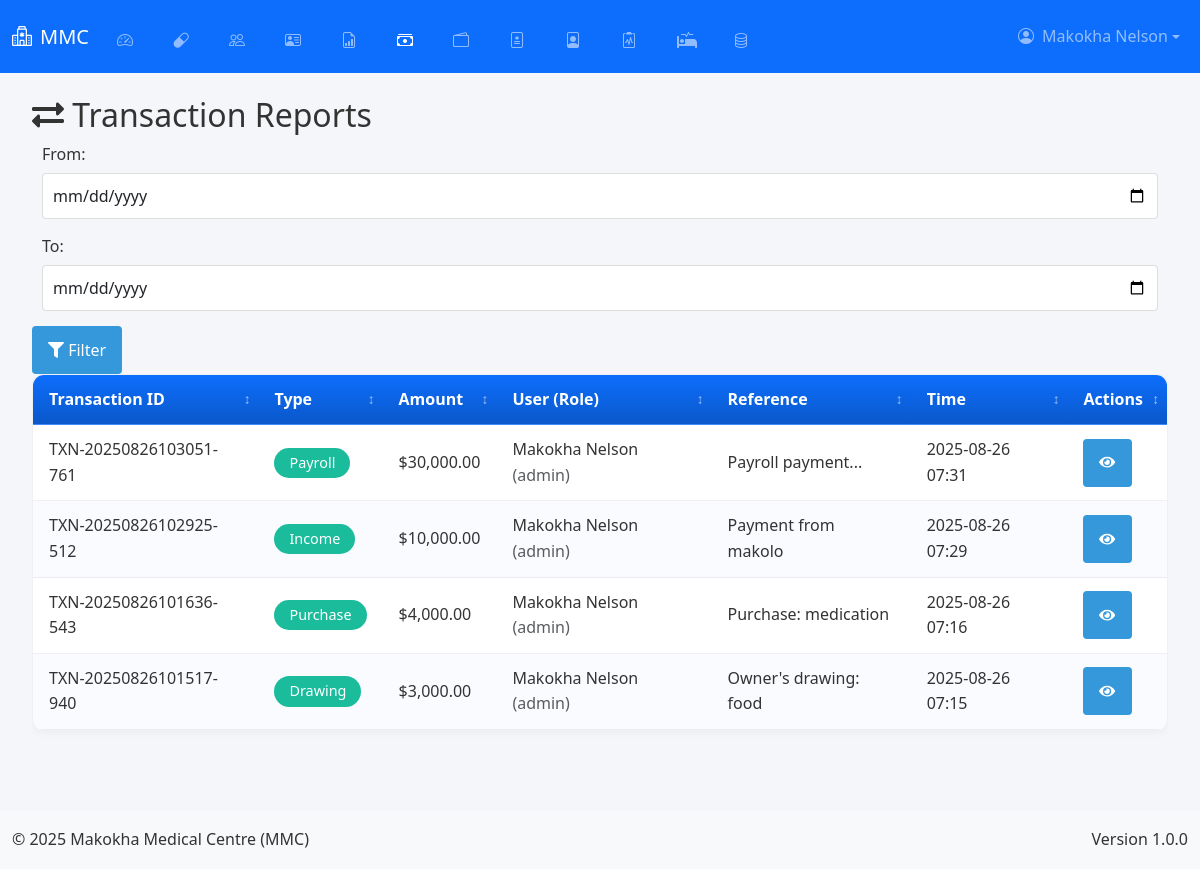
/admin/transactions (signed in), run on the app's committed database.
### app.py (models this page shows, shortened)
class User(db.Model, UserMixin):
    __tablename__ = 'user'
    id = db.Column(db.Integer, primary_key=True)
    username = db.Column(db.String(50), unique=True, nullable=False)
    email = db.Column(db.String(100), unique=True, nullable=False)
    password = db.Column(db.String(200), nullable=False)
    role = db.Column(db.String(20), nullable=False, default='user')
    is_active = db.Column(db.Boolean, default=True)
    last_login = db.Column(db.DateTime)
    profile_picture = db.Column(db.String(255))
    created_at = db.Column(db.DateTime, default=lambda: datetime.now(timezone.utc))
    updated_at = db.Column(db.DateTime, default=lambda: datetime.now(timezone.utc), onupdate=lambda: datetime.now(timezone.utc))

class Transaction(db.Model):
    id = db.Column(db.Integer, primary_key=True)
    transaction_number = db.Column(db.String(50), unique=True, nullable=False)
    transaction_type = db.Column(db.String(50), nullable=False)  # sale, refund, payment, expense, etc.
    amount = db.Column(db.Float, nullable=False)
    user_id = db.Column(db.Integer, db.ForeignKey('user.id'), nullable=False)
    reference_id = db.Column(db.Integer)  # ID of related record (sale, expense, etc.)
    notes = db.Column(db.Text)
    created_at = db.Column(db.DateTime, default=lambda: datetime.now(timezone.utc))
    updated_at = db.Column(db.DateTime, default=lambda: datetime.now(timezone.utc), onupdate=lambda: datetime.now(timezone.utc))
    user = db.relationship('User', backref='transactions')

### app.py (the view)
@app.route('/admin/transactions')
@login_required
def manage_transactions():
    if current_user.role != 'admin':
        flash('Unauthorized access', 'danger')
        return redirect(url_for('home'))
    transactions = Transaction.query.order_by(Transaction.created_at.desc()).all()
    return render_template('admin/transactions.html', transactions=transactions)

### app.py (called while the page is built, shortened)
@app.before_request
def initialize_data():
    global _first_request
    if not _first_request:
        return

@app.context_processor
def inject_current_date():
    return {'current_date': date.today().strftime('%Y-%m-%d')}

    @login_manager.user_loader
    def load_user(user_id):
        return db.session.get(User, int(user_id))

### templates/admin/transactions.html (shortened to what this page needs)
{% extends "base.html" %}
{% block content %}
        <div class="content">
            <div class="page-header">
                <h2><i class="fas fa-exchange-alt"></i> Transaction Reports</h2>
                <div class="page-actions">
                    <div class="form-inline">
                        <div class="form-group mr-2">
                            <label for="start_date" class="mr-2">From:</label>
                            <input type="date" class="form-control" id="start_date">
                        </div>
                        <div class="form-group mr-2">
                            <label for="end_date" class="mr-2">To:</label>
                            <input type="date" class="form-control" id="end_date">
                        </div>
                        <button id="filterTransactions" class="btn btn-primary">
                            <i class="fas fa-filter"></i> Filter
                        </button>
                    </div>
                </div>
            </div>
            <div class="table-responsive">
                <table class="data-table" id="transactionsTable">
                    <thead>
                        <tr>
                            <th>Transaction ID</th>
                            <th>Type</th>
                            <th>Amount</th>
                            <th>User (Role)</th>
                            <th>Reference</th>
                            <th>Time</th>
                            <th>Actions</th>
                        </tr>
                    </thead>
                    <tbody>
                        {% for transaction in transactions %}
                        <tr>
                            <td>{{ transaction.transaction_number }}</td>
                            <td>
                                <span class="badge
                                    {% if transaction.transaction_type == 'sale' %}badge-success
                                    {% elif transaction.transaction_type == 'refund' %}badge-danger
                                    {% elif transaction.transaction_type == 'expense' %}badge-warning
                                    {% else %}badge-info{% endif %}">
                                    {{ transaction.transaction_type|title }}
                                </span>
                            </td>
                            <td>{{ "${:,.2f}".format(transaction.amount) }}</td>
                            <td>
                                {{ transaction.user.username }}
                                <span class="text-muted">({{ transaction.user.role }})</span>
                            </td>
                            <td>
                                {% if transaction.transaction_type == 'sale' %}
                                    Sale #{{ transaction.reference_id }}
                                {% elif transaction.transaction_type == 'expense' %}
                                    Expense #{{ transaction.reference_id }}
                                {% else %}
                                    {{ transaction.notes|truncate(20) }}
                                {% endif %}
                            </td>
                            <td>{{ transaction.created_at.strftime('%Y-%m-%d %H:%M') }}</td>
                            <td>
                                <button class="btn btn-sm btn-view" data-id="{{ transaction.id }}">
                                    <i class="fas fa-eye"></i>
                                </button>
                            </td>
                        </tr>
                        {% endfor %}
                    </tbody>
                </table>
            </div>
        </div>
{% endblock %}

### templates/base.html (shortened to what this page needs)
<!DOCTYPE html>
<html lang="en">
<head>
    <link href="https://cdn.jsdelivr.net/npm/bootstrap@5.3.0/dist/css/bootstrap.min.css" rel="stylesheet">
    <link rel="stylesheet" href="https://cdn.jsdelivr.net/npm/bootstrap-icons@1.11.1/font/bootstrap-icons.css">
    <link rel="stylesheet" href="https://cdnjs.cloudflare.com/ajax/libs/font-awesome/5.15.3/css/all.min.css">
    <link href="https://cdn.jsdelivr.net/npm/select2@4.1.0-rc.0/dist/css/select2.min.css" rel="stylesheet">
    <link rel="stylesheet" href="{{ url_for('static', filename='css/style.css') }}">
    <link rel="stylesheet" href="{{ url_for('static', filename='css/dashboard.css') }}">
    <link rel="stylesheet" href="{{ url_for('static', filename='css/custom.css') }}">
</head>
<body class="d-flex flex-column min-vh-100">
    <nav class="navbar navbar-expand-lg navbar-dark bg-primary fixed-top" id="mainNavbar">
        <div class="container-fluid">
            <a class="navbar-brand fs-5" href="{{ url_for('home') }}">
                <i class="bi bi-hospital me-2"></i>MMC
            </a>
            <div class="collapse navbar-collapse" id="navbarNav">
                <ul class="navbar-nav me-auto">
                    {% if current_user.is_authenticated %}
                        {% if current_user.role == 'admin' %}
                            <li class="nav-item"><a class="nav-link fs-6 px-2 mx-1 icon-nav" href="{{ url_for('admin_dashboard') }}"><i class="bi bi-speedometer2 me-1"></i><span class="nav-text">Dashboard</span></a></li>
                            <li class="nav-item"><a class="nav-link fs-6 px-2 mx-1 icon-nav" href="{{ url_for('manage_drugs') }}"><i class="bi bi-capsule me-1"></i><span class="nav-text">Drugs</span></a></li>
                            <li class="nav-item"><a class="nav-link fs-6 px-2 mx-1 icon-nav" href="{{ url_for('manage_users') }}"><i class="bi bi-people me-1"></i><span class="nav-text">Users</span></a></li>
                            <li class="nav-item"><a class="nav-link fs-6 px-2 mx-1 icon-nav" href="{{ url_for('manage_employees') }}"><i class="bi bi-person-vcard me-1"></i><span class="nav-text">Employees</span></a></li>
                            <li class="nav-item"><a class="nav-link fs-6 px-2 mx-1 icon-nav" href="{{ url_for('generate_reports') }}"><i class="bi bi-file-earmark-bar-graph me-1"></i><span class="nav-text">Reports</span></a></li>
                            <li class="nav-item"><a class="nav-link fs-6 px-2 mx-1 icon-nav" href="{{ url_for('manage_transactions') }}"><i class="bi bi-cash-stack me-1"></i><span class="nav-text">Transactions</span></a></li>
                            <li class="nav-item"><a class="nav-link fs-6 px-2 mx-1 icon-nav" href="{{ url_for('manage_money') }}"><i class="bi bi-wallet2 me-1"></i><span class="nav-text">Money</span></a></li>
                            <li class="nav-item"><a class="nav-link fs-6 px-2 mx-1 icon-nav" href="{{ url_for('manage_dosage') }}"><i class="bi bi-file-medical me-1"></i><span class="nav-text">Dosage</span></a></li>
                            <li class="nav-item"><a class="nav-link fs-6 px-2 mx-1 icon-nav" href="{{ url_for('manage_patients') }}"><i class="bi bi-file-person me-1"></i><span class="nav-text">Patients</span></a></li>
                            <li class="nav-item"><a class="nav-link fs-6 px-2 mx-1 icon-nav" href="{{ url_for('manage_medical_tests') }}"><i class="bi bi-clipboard2-pulse me-1"></i><span class="nav-text">Medical Tests</span></a></li>
                            <li class="nav-item"><a class="nav-link fs-6 px-2 mx-1 icon-nav" href="{{ url_for('manage_beds') }}"><i class="fas fa-procedures me-1"></i><span class="nav-text">Beds</span></a></li>
                            <li class="nav-item"><a class="nav-link fs-6 px-2 mx-1 icon-nav" href="{{ url_for('backup_management') }}"><i class="bi bi-database me-1"></i><span class="nav-text">Backup</span></a></li>
                        {% endif %}
                    {% endif %}
                </ul>
                <ul class="navbar-nav">
                    {% if current_user.is_authenticated %}
                        <li class="nav-item dropdown">
                            <a class="nav-link dropdown-toggle d-flex align-items-center fs-6" href="#" id="userDropdown" role="button" data-bs-toggle="dropdown">
                                {% if current_user.profile_picture %}
                                    <img src="{{ url_for('static', filename=current_user.profile_picture) }}" alt="Profile" class="profile-picture me-2">
                                {% else %}
                                    <i class="bi bi-person-circle me-2"></i>
                                {% endif %}
                                {{ current_user.username }}
                            </a>
                        </li>
                    {% else %}
                        <li class="nav-item">
                        <a class="nav-link fs-6" href="{{ url_for('auth.login') }}">
                            <i class="bi bi-box-arrow-in-right me-1"></i>Login
                        </a>
                        </li>
                    {% endif %}
                </ul>
            </div>
        </div>
    </nav>
    <main class="container-fluid flex-grow-1 py-3" style="margin-top: 60px;">
        {% block content %}{% endblock %}
    </main>
    <footer class="bg-light py-3 mt-auto">
        <div class="container-fluid">
            <div class="row">
                <div class="col-md-6 text-center text-md-start">
                    <p class="mb-0">&copy; 2025 Makokha Medical Centre (MMC)</p>
                </div>
                <div class="col-md-6 text-center text-md-end">
                    <p class="mb-0">Version 1.0.0</p>
                </div>
            </div>
        </div>
    </footer>
</body>
</html>

### static/css/style.css (style rules this page uses)
:root { --primary-color: #3498db; --secondary-color: #2980b9; --success-color: #2ecc71; --danger-color: #e74c3c; --warning-color: #f39c12; --info-color: #1abc9c; --light-color: #ecf0f1; --dark-color: #2c3e50; --gray-color: #95a5a6; --white-color: #ffffff; --black-color: #000000; --sidebar-width: 250px; --sidebar-collapsed-width: 0; --top-bar-height: 60px; --shadow: 0 2px 10px rgba(0, 0, 0, 0.1); --transition: all 0.3s ease; }
* { margin: 0; padding: 0; box-sizing: border-box; font-family: 'Segoe UI', Tahoma, Geneva, Verdana, sans-serif; }
.btn { position: relative; z-index: auto; }
.content, .main-content, .dashboard-container { position: static !important; overflow: visible !important; }
body { background-color: #f5f6fa; color: #333; line-height: 1.6; overflow-x: hidden; }
a { text-decoration: none; color: inherit; }
button, input, select, textarea { font-family: inherit; font-size: inherit; }
.btn { display: inline-block; padding: 8px 16px; border: none; border-radius: 4px; background-color: var(--primary-color); color: white; cursor: pointer; transition: var(--transition); }
.btn-sm { padding: 5px 10px; font-size: 0.9rem; }
.btn-primary { background-color: var(--primary-color); }
.form-group { margin-bottom: 15px; }
.form-group label { display: block; margin-bottom: 5px; font-weight: 500; }
.form-group input { width: 100%; padding: 10px; border: 1px solid #ddd; border-radius: 4px; font-size: 1rem; }
.dropdown { position: relative; display: inline-block; }
.content { flex: 1; padding: 20px; overflow-y: auto; }
.data-table { width: 100%; border-collapse: collapse; margin-bottom: 20px; }
.data-table th, .data-table td { padding: 12px 15px; text-align: left; border-bottom: 1px solid #eee; }
.data-table th { background-color: #f8f9fa; font-weight: 600; color: var(--dark-color); }
.form-group { flex: 1; min-width: 200px; padding: 0 10px; margin-bottom: 15px; }
.form-control { width: 100%; padding: 10px; border: 1px solid #ddd; border-radius: 4px; font-size: 1rem; }

### static/css/dashboard.css (style rules this page uses)
.badge { display: inline-flex; align-items: center; padding: 8px 15px; border-radius: 20px; font-size: 0.9rem; font-weight: 500; color: white; }
.badge-info { background-color: var(--info-color); }

### static/css/custom.css (style rules this page uses)
.form-control, .form-select { padding: 0.375rem 0.75rem; }

### templates/base.html (style rules this page uses)
:root { --tap-min-size: 48px; --mobile-breakpoint: 768px; --primary-blue: #0d6efd; --dark-blue: #0a58ca; --light-gray: #f8f9fa; }
body { -webkit-text-size-adjust: 100%; -webkit-tap-highlight-color: transparent; touch-action: manipulation; }
.btn, .nav-link, .dropdown-item, input[type="checkbox"] + label, .table .actions-column .btn { min-height: var(--tap-min-size); min-width: var(--tap-min-size); padding: 12px 16px; }
.table-responsive { overflow-x: auto; -webkit-overflow-scrolling: touch; }
.table-container { overflow-x: auto; -webkit-overflow-scrolling: touch; margin-bottom: 1.25rem; }
table.table-enhanced { width: 100%; border-collapse: separate; border-spacing: 0; background: #fff; border: 1px solid rgba(0,0,0,0.06); border-radius: 12px; overflow: hidden; box-shadow: 0 2px 10px rgba(0,0,0,0.04); }
.table-enhanced thead th { position: sticky; top: 0; background: linear-gradient(180deg, var(--primary-blue), var(--dark-blue)); color: #fff; z-index: 2; padding: 0.75rem 1rem; font-weight: 600; white-space: nowrap; border-bottom: 1px solid rgba(255,255,255,0.2); }
.table-enhanced tbody td { padding: 0.75rem 1rem; border-bottom: 1px solid rgba(0,0,0,0.06); vertical-align: middle; background: #fff; }
.table-enhanced tbody tr:nth-child(even) td { background: #fafbff; }
.table-enhanced thead th.sortable { cursor: pointer; position: relative; padding-right: 1.5rem; }
.table-enhanced thead th.sortable::after { content: '\2195'; position: absolute; right: 0.5rem; top: 50%; transform: translateY(-50%); opacity: 0.6; font-size: 0.85rem; }
.navbar { background-color: var(--primary-blue) !important; transition: all 0.3s ease; padding-top: 0.5rem; padding-bottom: 0.5rem; }
.table-container { overflow-x: auto; -webkit-overflow-scrolling: touch; margin-bottom: 1.5rem; }

### data on the page
User: username "Makokha Nelson"
Transaction: amount "$30,000.00"
Transaction: amount "$10,000.00"
Transaction: amount "$4,000.00"
Transaction: amount "$3,000.00"
